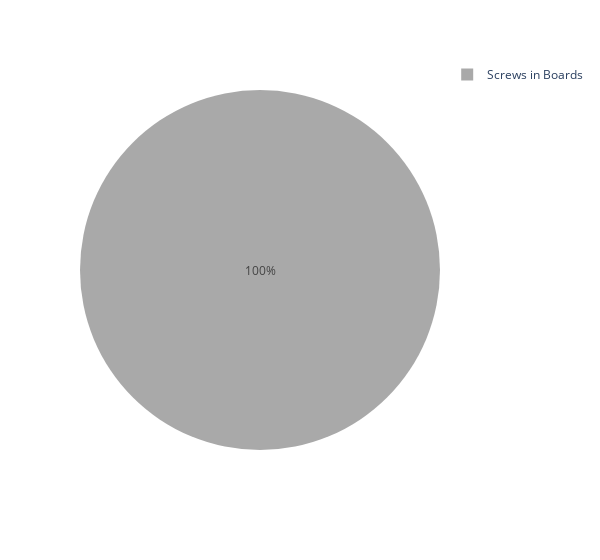

This figure's notebook cell:
### Code cell
include_break_pie = 0

def plot_task(date_year,df):

    color_discrete_task = { 'Break': 'navy', 'TEKOX Red Black Cables': 'tomato', 'TEKOX Blue Brown Cables': 'cornflowerblue', 'MFALG Assembly': 'gold',
                      'Screws in Boards': 'darkgray', 'Extra activity 1': 'darkorange', 'Extra Activity 2': 'violet', 'Unkown Activity': 'limegreen'}
    
    color_discrete_emp = {'Fernando': 'cornflowerblue', 'Luis': 'yellowgreen'}

    column_order = ['ts', 'empid','emp_name','task','task_name','sec']
    df = df[column_order]
    # Exclude task '0' from the DataFrame
    if not include_break_pie:
        df1 = df[df['task'] != 0]
    else:
        df1 = df
    #display(df1)
    #TASK
    # Sum the 'sec' values based on the 'task' column
    sum_by_task = df1.groupby('task_name')['sec'].sum().reset_index()

    for index,row in sum_by_task.iterrows():
        print(row['task_name'],row['sec'])
        sum_task_dt =  pd.Timedelta(seconds = row['sec'])
        print(sum_task_dt)

    # Create a pie chart
    fig_task = px.pie(sum_by_task, names='task_name', 
                      values='sec',
                      color = 'task_name',
                      color_discrete_map = color_discrete_task, 
                      width = 600)
                      #title='Time Spent in Each Task')
    fig_task.show()
    fig_task.write_image('images/taskpie_' + date + '.svg')



    #EMPLOYEE // do not work in break
    df2 = df1[df1['task'] != 0]
    # Sum the 'sec' values based on the 'emp_name' column
    sum_by_emp = df2.groupby('emp_name')['sec'].sum().reset_index()
    #print(sum_by_emp['sec'])
    #print(sum_by_emp)
    for index,row in sum_by_emp.iterrows():
        print(row['emp_name'],row['sec'])
        sum_emp_dt =  pd.Timedelta(seconds = row['sec'])
        print(sum_emp_dt)

    # Create a pie chart
    fig_emp = px.pie(sum_by_emp, names='emp_name', 
                     values='sec', 
                     color = 'emp_name',
                      color_discrete_map = color_discrete_emp,
                      width = 550)
                      #title='Time Worked by Each Employee')
    fig_emp.show()

    fig_emp.write_image('images/emppie_' + date + '.svg')
plot_task(date_year,df1)

#for i in unique_values:
#    total_time[i] =

### Figure 1 — Plotly figure (JSON) as saved in the notebook; plotly's stock layout.template omitted (floating-point values rounded to 4 significant figures)
{"data": [{"customdata": [["Screws in Boards"]], "domain": {"x": [0, 1], "y": [0, 1]}, "hovertemplate": "task_name=%{customdata[0]}<br>sec=%{value}<extra></extra>", "labels": ["Screws in Boards"], "legendgroup": "", "marker": {"colors": ["darkgray"]}, "name": "", "showlegend": true, "type": "pie", "values": [12448]}], "layout": {"legend": {"tracegroupgap": 0}, "margin": {"t": 60}, "width": 600}}
